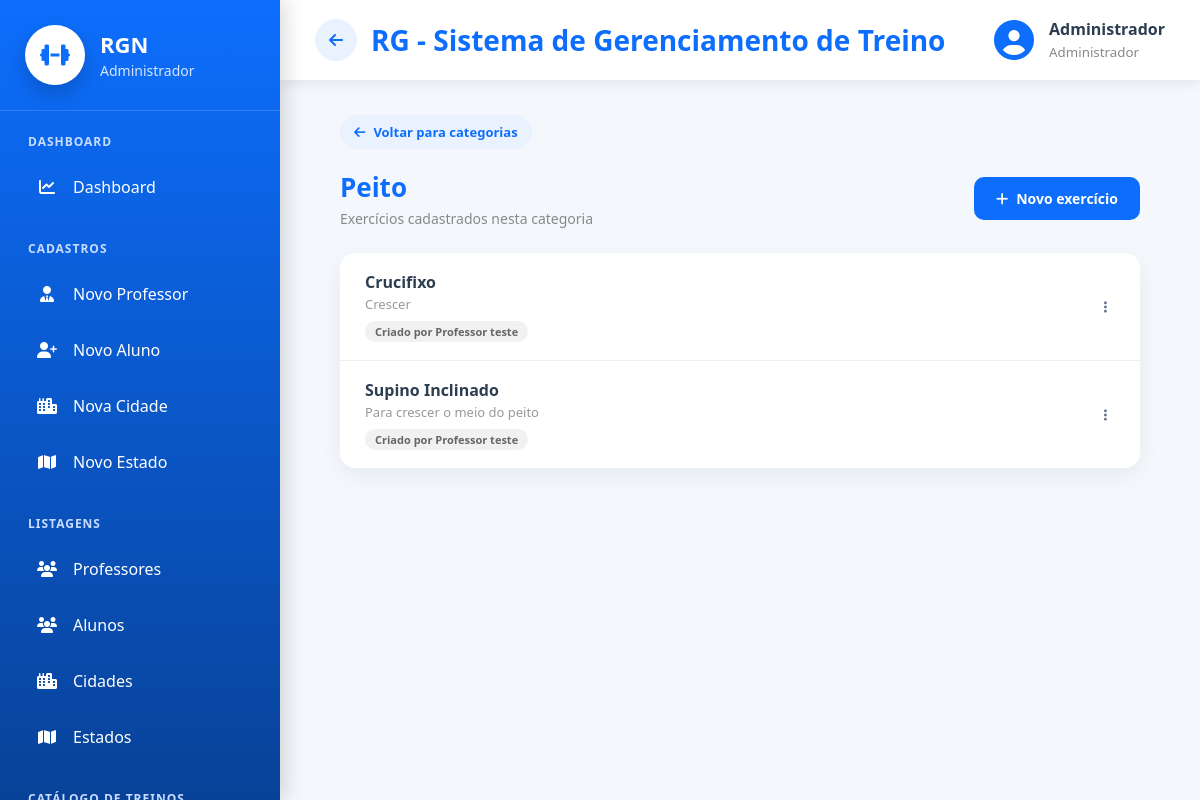
/exercicios/listar/exercicio/categoria/3/ (signed in), run on an earlier commit of the app's database.
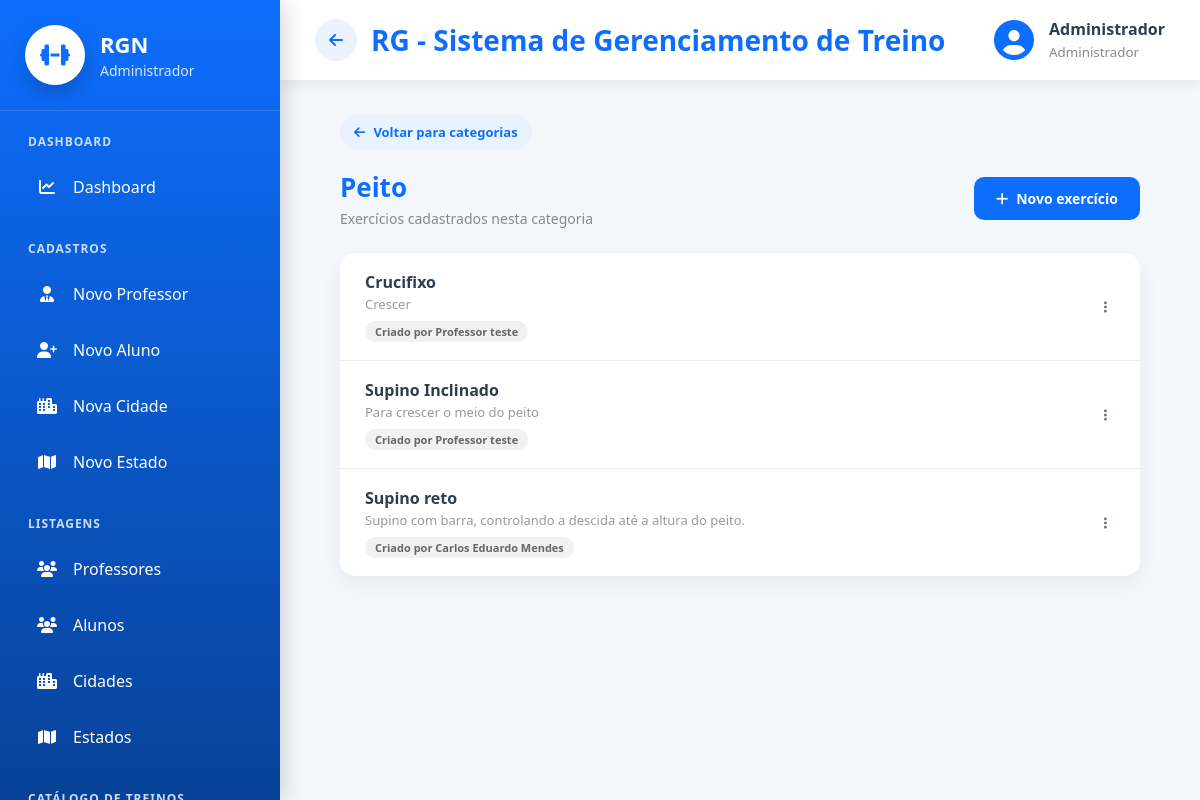
And on a later commit of the database.
### exercicio/models.py (models this page shows, shortened)
class Exercicio(Auditoria):
    nome = models.CharField(max_length=100, verbose_name="Nome do Exercicio")
    categoria = models.ForeignKey(Categoria, on_delete=models.PROTECT)
    descricao = models.CharField(max_length=150, verbose_name="Descrição")
    cadastrado_por = models.ForeignKey(Pessoa, on_delete=models.PROTECT)

### cadastros/models.py (models this page shows, shortened)
class Auditoria(models.Model):
    cadastrado_em = models.DateTimeField(auto_now_add=True, verbose_name="Cadastrado em")
    atualizado_em = models.DateTimeField(auto_now=True, verbose_name="Atualizado em")
    class Meta:
        abstract = True

class Pessoa(Auditoria):
    TIPO_CHOICES = [
        ('ALUNO', 'Aluno'),
        ('PROFESSOR', 'Professor'),
        ('ADMINISTRADOR', 'Administrador')
    ]
    SEXO_CHOICES = [
        ('M', 'Masculino'),
        ('F', 'Feminino'),
        ('O', 'Outro'),
    ]
    NIVEL_CHOICES = [
        (1, 'Iniciante'),
        (2, 'Intermediário'),
        (3, 'Avançado'),
    ]
    tipo = models.CharField(max_length=20, choices=TIPO_CHOICES, verbose_name="Tipo de Pessoa")
    nome = models.CharField(max_length=50, verbose_name="Nome")
    data_nascimento = models.DateField(verbose_name="Data de nascimento",null=True,blank=True,validators=[validar_data_nascimento],)
    cpf = models.CharField(max_length=11, unique=True, verbose_name="CPF")
    telefone = models.CharField(max_length=15, verbose_name="Telefone")
    objetivo = models.TextField(verbose_name="Objetivo", null=True, blank=True)
    sexo = models.CharField(max_length=20, choices=SEXO_CHOICES, verbose_name="Sexo", null=True, blank=True)
    nivel = models.IntegerField(choices=NIVEL_CHOICES, verbose_name="Nível", null=True, blank=True)
    cidade = models.ForeignKey(Cidade, on_delete=models.PROTECT)
    professor = models.ForeignKey("self", on_delete=models.PROTECT, related_name="alunos", limit_choices_to={"tipo": "PROFESSOR"}, null=True, blank=True)
    usuario = models.OneToOneField("auth.User", on_delete=models.CASCADE, related_name="pessoa_usuario")
    precisa_trocar_senha = models.BooleanField(default=False, verbose_name="Precisa trocar a senha")

### exercicio/views.py (the view)
# urls.py: path('listar/exercicio/categoria/<int:pk>/', ExercicioPorCategoriaList.as_view(), name="listar-exercicio-categoria"),
class ExercicioPorCategoriaList(LoginRequiredMixin, GroupRequiredMixin, ListView):
    model = Exercicio
    template_name = 'listar_exercicio_categoria.html'
    context_object_name = 'exercicios'
    group_required = ["Professor", "Administrador"]
    def get_queryset(self):
        self.categoria = get_object_or_404(Categoria, pk=self.kwargs['pk'])
        return exercicios_visiveis(self.request.user).filter(
            categoria=self.categoria
        ).select_related('cadastrado_por__usuario').order_by('nome')
    def get_context_data(self, **kwargs):
        context = super().get_context_data(**kwargs)
        context['categoria'] = self.categoria
        return context

### exercicio/views.py (called while the page is built, shortened)
def exercicios_visiveis(user):
    if user.is_superuser or user.groups.filter(name="Administrador").exists():
        return Exercicio.objects.all()

### exercicio/templates/listar_exercicio_categoria.html (shortened to what this page needs)
{% extends 'modelo.html' %}
{% load static %}
{% block css %}
<link rel="stylesheet" href="{% static 'css/paginas/modelo.css' %}">
<link rel="stylesheet" href="{% static 'css/exercicio/listar_categoria.css' %}">
{% endblock %}
{% block main %}
<div class="lista-page">
    {% if request.user.is_superuser %}
    <a href="{% url 'listar-categoria' %}" class="voltar-link">
        <i class="fas fa-arrow-left"></i>
        Voltar para categorias
    </a>
    {% endif %}
    <div class="lista-header">
        <div>
            <h2>{{ categoria.nome }}</h2>
            <p>Exercícios cadastrados nesta categoria</p>
        </div>
        <a href="{% url 'cadastrar-exercicio' %}?categoria={{ categoria.pk }}" class="btn-nova">
            <i class="fas fa-plus"></i>
            Novo exercício
        </a>
    </div>
    <div class="lista-card">
        {% for exercicio in exercicios %}
        <div class="lista-item">
            <div class="item-info">
                <strong>{{ exercicio.nome }}</strong>
                {% if exercicio.descricao %}
                <span class="item-descricao">{{ exercicio.descricao }}</span>
                {% endif %}
                {% if exercicio.cadastrado_por.usuario.is_superuser %}
                <span class="item-origem catalogo">Catálogo geral</span>
                {% elif exercicio.cadastrado_por.usuario == request.user %}
                <span class="item-origem proprio">Criado por você</span>
                {% else %}
                <span class="item-origem proprio">Criado por {{ exercicio.cadastrado_por.nome }}</span>
                {% endif %}
            </div>
            {% if request.user.is_superuser or exercicio.cadastrado_por.usuario == request.user %}
            <div class="item-acoes">
                {% url 'editar-exercicio' exercicio.pk as editar_url %}
                {% url 'excluir-exercicio' exercicio.pk as excluir_url %}
                {% include '_acoes_dropdown.html' with editar_url=editar_url excluir_url=excluir_url %}
            </div>
            {% endif %}
        </div>
        {% empty %}
        <div class="lista-vazio">Nenhum exercício cadastrado nesta categoria ainda.</div>
        {% endfor %}
    </div>
</div>
{% endblock %}

### paginas/templates/_acoes_dropdown.html (shortened to what this page needs)
<div class="acoes-dropdown">
    <button type="button" class="acoes-dropdown-toggle" aria-haspopup="menu" aria-expanded="false" aria-label="Ações">
        <i class="fas fa-ellipsis-vertical"></i>
    </button>
</div>

What changed in the data, as far as the page shows it:
added Exercicio: nome "Supino reto", descricao "Supino com barra, controlando a descida até a altura do peito.", cadastrado_por.nome "Carlos Eduardo Mendes"
